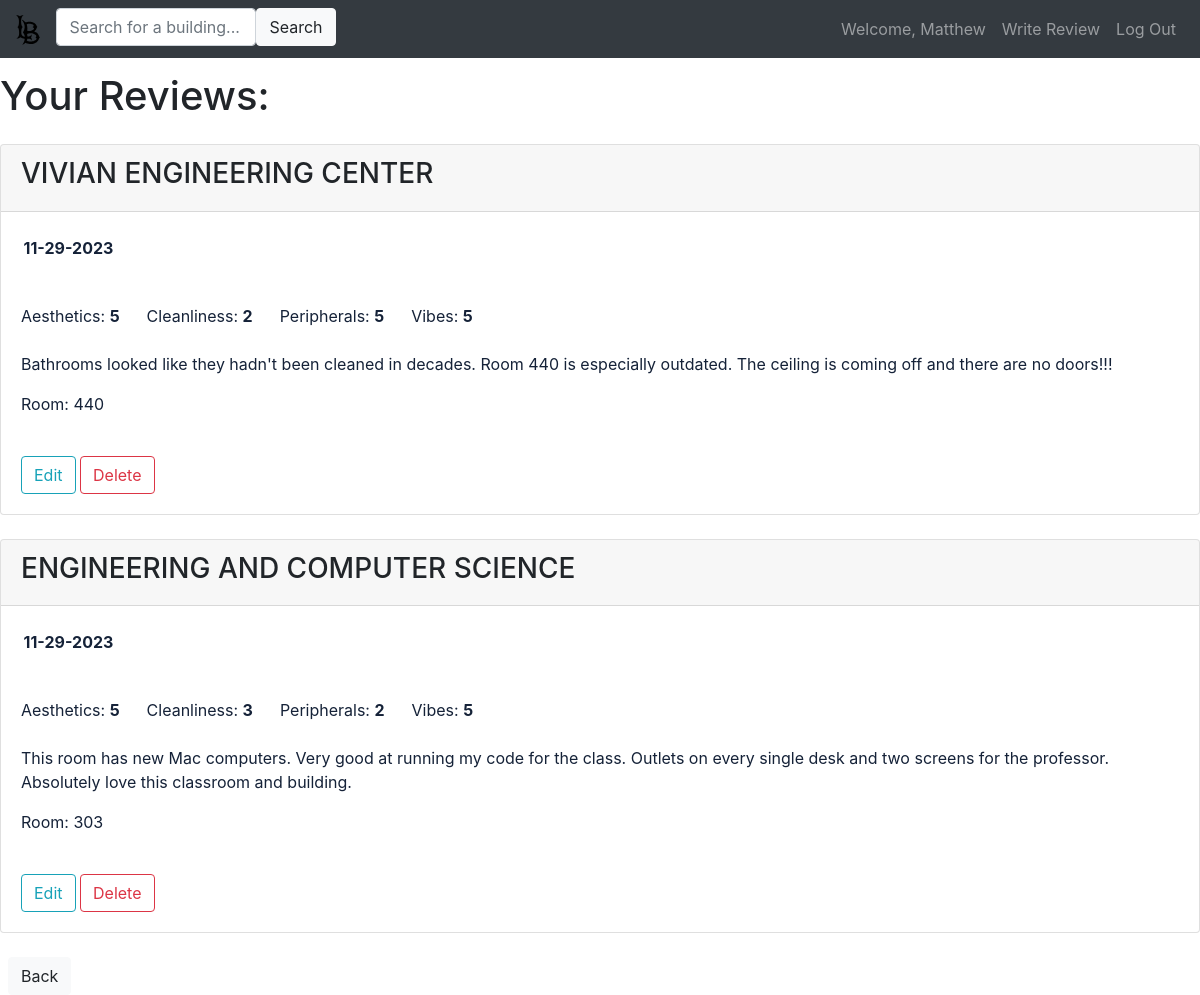
The page /view-user-review (signed in) on the database its author committed.
### portfolio/models.py (models this page shows, shortened)
class User(db.Model, UserMixin):
    id = db.Column(db.Integer(), primary_key=True)
    firstName = db.Column(db.String(length=30), nullable=False, unique=False)
    lastName = db.Column(db.String(length=30), nullable=False, unique=False)
    username = db.Column(db.String(length=30), nullable=False, unique=True)
    email_address = db.Column(db.String(length=50), nullable=False, unique=True)
    password_hash = db.Column(db.String(length=60), nullable=False)
    userReview = db.relationship('Review', backref='owned_user', lazy=True)
    @property
    def password(self):
        return self.password

class Review(db.Model):
    id = db.Column(db.Integer(), primary_key=True)
    buildingName = db.Column(db.String(length=10), nullable=False)
    likes = db.Column(db.Integer(), nullable=False, default = 0)
    dislikes = db.Column(db.Integer(), nullable=False, default = 0)
    aesthetics = db.Column(db.Integer(), nullable=False)
    cleanliness = db.Column(db.Integer(), nullable=False)
    peripherals = db.Column(db.Integer(), nullable=False)
    vibes = db.Column(db.Integer(), nullable=False)
    description = db.Column(db.String(length=750), nullable=False)
    room = db.Column(db.String(length=50), nullable=True)
    date_created = db.Column(db.DateTime, default=datetime.utcnow, nullable=False)
    owner = db.Column(db.Integer(), db.ForeignKey('user.id'))
    likes = db.Column(db.Integer(), nullable=False, default=0)
    dislikes = db.Column(db.Integer(), nullable=False, default=0)
    liked_by = db.relationship('User', secondary='liked_reviews', backref='liked_reviews', lazy='dynamic')
    disliked_by = db.relationship('User', secondary='disliked_reviews', backref='disliked_reviews', lazy='dynamic')

### portfolio/routes.py (the view)
@app.route('/view-user-review')
def view_user_review():
    return render_template('user_reviews.html')

### portfolio/models.py (called while the page is built)
@login_manager.user_loader
def load_user(user_id):
    return User.query.get(int(user_id))

### portfolio/templates/user_reviews.html (shortened to what this page needs)
{% extends 'base.html' %}
{% block content %}
<br>
<h1>Your Reviews:</h1>
{% if current_user.userReview %}
    {% for review in current_user.userReview %}
        <div class="card mt-4">
            <div class="card-header">
                <h3>{{ review.buildingName}}</h3>
            </div>
            <div class="date">
                <br>
                <span>&nbsp;&nbsp;&nbsp;&nbsp;</span>
                <b><span style="color: #152238;">{{ review.date_created.strftime('%m-%d-%Y') }}</b></span>
            </div>
            <br>
            <div class="card-body">
                <div class="aesthetics-cleanliness">
                    <span style="color: #152238;">Aesthetics: <b>{{ review.aesthetics }}</b></span>
                    <span>&nbsp;&nbsp;&nbsp;&nbsp;</span>
                    <span style="color: #152238;">Cleanliness: <b>{{ review.cleanliness }}</b></span>
                    <span>&nbsp;&nbsp;&nbsp;&nbsp;</span>
                    <span style="color: #152238;">Peripherals: <b>{{ review.peripherals }}</b></span>
                    <span>&nbsp;&nbsp;&nbsp;&nbsp;</span>
                    <span style="color: #152238;">Vibes: <b>{{ review.vibes }}</b></span>
                </div>
                <br>
                <p style="color: #152238;">{{ review.description }}</p>
            {% if review.room == '' %}
            {% else %}
                <p style="color: #152238;">Room: {{ review.room }}</p>
            {% endif %}
            <br>
            <div class="button-group">
                <a class="btn btn-outline-info" href="{{ url_for('edit_user_review', review_id=review.id) }}">Edit</a>
                <a class="btn btn-outline-danger" onclick="return confirmDeletion()" href="/delete_review/{{review.id }}">
                    Delete
                </a>
                </div>
            </div>
        </div>
    {% endfor %}
{% else %}
    <br><p style="color: #152238;">You have not yet left any reviews.</p>
{% endif %}
<br>
<button type="button" class="btn btn-light ml-2" onclick="window.history.back();">Back</button>
{% endblock %}

### portfolio/templates/base.html (shortened to what this page needs)
<!doctype html>
<html lang="en">
  <head>
    <link rel="stylesheet" href="https://cdn.jsdelivr.net/npm/bootstrap@4.5.3/dist/css/bootstrap.min.css">
  </head>
  <body>
    <nav class="navbar navbar-expand-lg navbar-dark bg-dark fixed-top">
      <a class="navbar-brand" href="{{url_for('home_page')}}">
          <img src="{{ url_for('static', filename='img/school_logo.svg') }}" alt="School Logo" height="30">
      </a>
      <div class="mb-1">
        <input type="text" class="form-control" id="search-query" placeholder="Search for a building..." aria-label="Search for a building">
      </div>
    <div class="mb-1">
     <button class="btn btn-light" type="button" id="search-button">Search</button>
    </div>
      <div class="collapse navbar-collapse" id="navbarNav">
        {% if current_user.is_authenticated %}
        <ul class="navbar-nav ml-auto">
          <li class="nav-item">
            <a class="nav-link" href="{{ url_for('logged_in_page') }}">Welcome, {{ current_user.username }}</a>
          </li>
          <li class="nav-item">
            <a class="nav-link" href="{{ url_for('review_page') }}">Write Review</a>
          </li>
          <li class="nav-item">
            <a class="nav-link" href="{{ url_for('logout_page') }}" onclick="return confirmLogout()">Log Out</a>
          </li>
        </ul>
        {% endif %}
      </div>
    </nav>
    <br>
    <br>
    {% block content %}
    {% endblock %}
  </body>
</html>

### portfolio/templates/base.html (style rules this page uses)
#search-query { max-width: 200px; }

### rows shown on the page
User: username "Matthew"
Review: buildingName "VIVIAN ENGINEERING CENTER", date_created "11-29-2023", aesthetics "5", cleanliness "2", peripherals "5", vibes "5", description "Bathrooms looked like they hadn't been cleaned in decades. Room 440 is especially outdated. The ceiling is coming off and there are no doors!!!", room "440"
Review: buildingName "ENGINEERING AND COMPUTER SCIENCE", date_created "11-29-2023", aesthetics "5", cleanliness "3", peripherals "2", vibes "5", description "This room has new Mac computers. Very good at running my code for the class. Outlets on every single desk and two screens for the professor. Absolutely love this classroom and building.", room "303"
